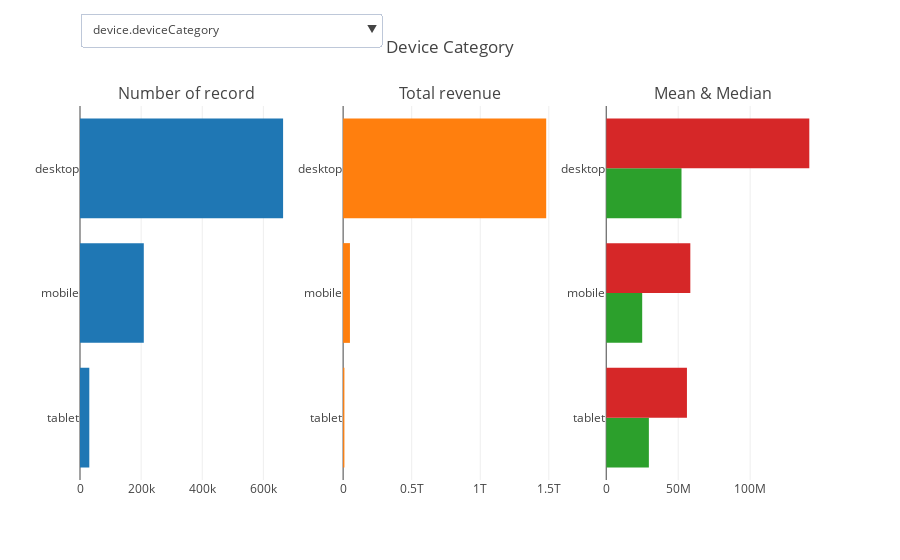

The notebook cell saved with this chart:
### Markdown cell above
## Plots

### Code cell
def make_button(var, title = '', max_row = 10, df = df_train, target_var = 'totals.transactionRevenue'):
    # create data for the 'updatemenus' used by plotly
    # agg data from var ~ target_vaar into size, count, mean, median
    # return dict()
    tmp = df[[var, target_var]].fillna(value={ var: -1 }).groupby(var)[target_var].agg(['size', 'sum', 'mean', 'median']) # use fillna for var, as groupby(var) doesn't work with na
    tmp = tmp.sort_values('size', ascending=False)[:max_row][::-1] # by defaul, take only the top 10 rows ordered by size
    tmp = {
        'x': [tmp['size'].values, tmp['sum'].values , tmp['mean'].values, tmp['median'].values],
        'y': [[str(i) for i in tmp.index.tolist()]] * 4, # str(i) to convert all to string, because some of the indexes are True, False
    }
    title = title or var
    return dict(args=[tmp, { 'title': title }], label=title, method='update') 

# plotting
## data
tmp = make_button('device.deviceCategory', 'Device Category')
x = tmp['args'][0]['x']
y = tmp['args'][0]['y'][0]

## trace
traces = [None] * 4
traces[0] = (go.Bar(x=x[0], y=y, orientation='h'))
traces[1] = (go.Bar(x=x[1], y=y, orientation='h'))
traces[2] = (go.Bar(x=x[3], y=y, orientation='h', name='Median')) # median goes first, the resulting bar graph will place median at the bottom
traces[3] = (go.Bar(x=x[2], y=y, orientation='h', name='Mean'))

## fig, subplot
fig = __import__('plotly').tools.make_subplots(1, 3, subplot_titles=['Number of record', 'Total revenue', 'Mean & Median'])
for i in range(3): fig.append_trace(traces[i], 1, i + 1)
fig.append_trace(traces[-1], 1, 3)

## fig, layout
fig.layout.title = tmp['args'][1]['title']
fig.layout.showlegend = False
fig.layout.updatemenus = list([
    dict(
        buttons=[make_button(i) for i in [
            'device.deviceCategory', 'device.operatingSystem', 'device.browser', 'device.isMobile',
            'geoNetwork.continent', 'geoNetwork.subContinent', 'geoNetwork.country', 'geoNetwork.region', 'geoNetwork.metro', 'geoNetwork.city', 'geoNetwork.networkDomain',
            'trafficSource.medium', 'trafficSource.campaign', 'trafficSource.isTrueDirect', 'trafficSource.adContent', 'trafficSource.adwordsClickInfo.adNetworkType',
        ]] + [make_button(i, max_row=31) for i in [
            'totals.bounces', 'totals.newVisits', 'totals.hits', 'totals.pageviews',
            'visitStartTime.month', 'visitStartTime.week', 'visitStartTime.day', 'visitStartTime.weekday', 'visitStartTime.hour'
        ]],
        direction = 'down',
        showactive = True,
        x = 0,
        xanchor = 'left',
        y = 1.25,
        yanchor = 'top' 
    ),
])

## now plot
py.iplot(fig)

# clean up for memory
%xdel make_button
%xdel tmp
%xdel traces
%xdel fig

### Figure 1 — Plotly figure (JSON) as saved in the notebook; plotly's stock layout.template omitted (floating-point values rounded to 4 significant figures)
{"data": [{"orientation": "h", "x": [30449, 208725, 664479], "y": ["tablet", "mobile", "desktop"], "type": "bar", "uid": "c3ac0aea-c941-11e8-9295-0242ac130002", "xaxis": "x", "yaxis": "y"}, {"orientation": "h", "x": [9421340000, 49785810000, 1480864090000], "y": ["tablet", "mobile", "desktop"], "type": "bar", "uid": "c3ac9730-c941-11e8-9295-0242ac130002", "xaxis": "x2", "yaxis": "y2"}, {"name": "Median", "orientation": "h", "x": [29630000, 24990000, 52300000], "y": ["tablet", "mobile", "desktop"], "type": "bar", "uid": "c3ad081e-c941-11e8-9295-0242ac130002", "xaxis": "x3", "yaxis": "y3"}, {"name": "Mean", "orientation": "h", "x": [56080000.0, 58430000.0, 141100000.0], "y": ["tablet", "mobile", "desktop"], "type": "bar", "uid": "c3ad7d76-c941-11e8-9295-0242ac130002", "xaxis": "x3", "yaxis": "y3"}], "layout": {"annotations": [{"font": {"size": 16}, "showarrow": false, "text": "Number of record", "x": 0.1444, "xanchor": "center", "xref": "paper", "y": 1, "yanchor": "bottom", "yref": "paper"}, {"font": {"size": 16}, "showarrow": false, "text": "Total revenue", "x": 0.5, "xanchor": "center", "xref": "paper", "y": 1, "yanchor": "bottom", "yref": "paper"}, {"font": {"size": 16}, "showarrow": false, "text": "Mean & Median", "x": 0.8556, "xanchor": "center", "xref": "paper", "y": 1, "yanchor": "bottom", "yref": "paper"}], "xaxis": {"anchor": "y", "domain": [0, 0.2889]}, "yaxis": {"anchor": "x", "domain": [0, 1]}, "xaxis2": {"anchor": "y2", "domain": [0.3556, 0.6444]}, "yaxis2": {"anchor": "x2", "domain": [0, 1]}, "xaxis3": {"anchor": "y3", "domain": [0.7111, 1]}, "yaxis3": {"anchor": "x3", "domain": [0, 1]}, "title": "Device Category", "showlegend": false, "updatemenus": [{"buttons": [{"args": [{"x": [[30449, 208725, 664479], [9421340000, 49785810000, 1480864090000], [56080000.0, 58430000.0, 141100000.0], [29630000, 24990000, 52300000]], "y": [["tablet", "mobile", "desktop"], ["tablet", "mobile", "desktop"], ["tablet", "mobile", "desktop"], ["tablet", "mobile", "desktop"]]}, {"title": "device.deviceCategory"}], "label": "device.deviceCategory", "method": "update"}, {"args": [{"x": [[218, 280, 1216, 4695, 26337, 35034, 107665, 123892, 253938, 350072], [0, 0, 26400000, 0, 183937750000, 43910400000, 22166900000, 36341280000, 856375790000, 397312720000], [null, null, 26400000, null, 185000000.0, 56150000.0, 41360000.0, 77820000.0, 133300000.0, 172100000.0], [null, null, 26400000, null, 71430000, 39990000, 24990000, 25990000, 55990000, 43940000]], "y": [["BlackBerry", "Samsung", "Windows Phone", "(not set)", "Chrome OS", "Linux", "iOS", "Android", "Macintosh", "Windows"], ["BlackBerry", "Samsung", "Windows Phone", "(not set)", "Chrome OS", "Linux", "iOS", "Android", "Macintosh", "Windows"], ["BlackBerry", "Samsung", "Windows Phone", "(not set)", "Chrome OS", "Linux", "iOS", "Android", "Macintosh", "Windows"], ["BlackBerry", "Samsung", "Windows Phone", "(not set)", "Chrome OS", "Linux", "iOS", "Android", "Macintosh", "Windows"]]}, {"title": "device.operatingSystem"}], "label": "device.operatingSystem", "method": "update"}, {"args": [{"x": [[2427, 5643, 6139, 6850, 7865, 10205, 19375, 37069, 182245, 620364], [0, 215350000, 0, 153770000, 114850000, 6482970000, 8255550000, 89316320000, 52397480000, 1383104960000], [null, 43070000, null, 12810000.0, 19140000.0, 111800000.0, 75740000.0, 467600000.0, 67180000.0, 133600000.0], [null, 37920000, null, 12475000, 13980000, 30470000, 33980000, 39890000, 27965000, 52060000]], "y": [["UC Browser", "Opera", "Opera Mini", "Safari (in-app)", "Android Webview", "Edge", "Internet Explorer", "Firefox", "Safari", "Chrome"], ["UC Browser", "Opera", "Opera Mini", "Safari (in-app)", "Android Webview", "Edge", "Internet Explorer", "Firefox", "Safari", "Chrome"], ["UC Browser", "Opera", "Opera Mini", "Safari (in-app)", "Android Webview", "Edge", "Internet Explorer", "Firefox", "Safari", "Chrome"], ["UC Browser", "Opera", "Opera Mini", "Safari (in-app)", "Android Webview", "Edge", "Internet Explorer", "Firefox", "Safari", "Chrome"]]}, {"title": "device.browser"}], "label": "device.browser", "method": "update"}, {"args": [{"x": [[239123, 664530], [59239610000, 1480831630000], [58080000.0, 141100000.0], [25380000, 52300000]], "y": [["True", "False"], ["True", "False"], ["True", "False"], ["True", "False"]]}, {"title": "device.isMobile"}], "label": "device.isMobile", "method": "update"}, {"args": [{"x": [[1468, 14745, 15054, 198311, 223698, 450377], [769780000, 8687760000, 1793230000, 6747030000, 17401840000, 1504671600000], [128300000.0, 1085970000, 128100000.0, 85410000.0, 139214720, 133400000.0], [130470000, 1548700000, 67155000, 38790000, 55970000, 49410000]], "y": [["(not set)", "Africa", "Oceania", "Europe", "Asia", "Americas"], ["(not set)", "Africa", "Oceania", "Europe", "Asia", "Americas"], ["(not set)", "Africa", "Oceania", "Europe", "Asia", "Americas"], ["(not set)", "Africa", "Oceania", "Europe", "Asia", "Americas"]]}, {"title": "geoNetwork.continent"}], "label": "geoNetwork.continent", "method": "update"}, {"args": [{"x": [[35780, 38443, 41731, 45249, 46919, 58168, 59114, 59321, 77800, 390657], [964010000, 1781040000, 15937310000, 946800000, 11075220000, 1993880000, 2842340000, 754610000, 3755990000, 1485265190000], [120501250, 84810000.0, 162600000.0, 67630000.0, 187700000.0, 73850000.0, 94740000.0, 68600000.0, 117400000.0, 133300000.0], [100380000, 59990000, 101580000, 33035000, 47570000, 33590000, 52995000, 31980000, 107940000, 48780000]], "y": [["Southern Europe", "Western Asia", "South America", "Eastern Europe", "Eastern Asia", "Northern Europe", "Western Europe", "Southern Asia", "Southeast Asia", "Northern America"], ["Southern Europe", "Western Asia", "South America", "Eastern Europe", "Eastern Asia", "Northern Europe", "Western Europe", "Southern Asia", "Southeast Asia", "Northern America"], ["Southern Europe", "Western Asia", "South America", "Eastern Europe", "Eastern Asia", "Northern Europe", "Western Europe", "Southern Asia", "Southeast Asia", "Northern America"], ["Southern Europe", "Western Asia", "South America", "Eastern Europe", "Eastern Asia", "Northern Europe", "Western Europe", "Southern Asia", "Southeast Asia", "Northern America"]]}, {"title": "geoNetwork.subContinent"}], "label": "geoNetwork.subContinent", "method": "update"}, {"args": [{"x": [[19731, 19783, 19980, 20123, 20522, 24598, 25869, 37393, 51140, 364744], [6728990000, 641830000, 549340000, 462710000, 102410000, 0, 32824540000, 1689450000, 696660000, 1452440650000], [395800000.0, 64183000, 68667500, 92542000, 51205000, null, 172800000.0, 105590625, 69666000, 132600000.0], [45940000, 38180000, 46985000, 110960000, 51205000, null, 48135000, 43940000, 30295000, 48780000]], "y": [["Japan", "Brazil", "Germany", "Thailand", "Turkey", "Vietnam", "Canada", "United Kingdom", "India", "United States"], ["Japan", "Brazil", "Germany", "Thailand", "Turkey", "Vietnam", "Canada", "United Kingdom", "India", "United States"], ["Japan", "Brazil", "Germany", "Thailand", "Turkey", "Vietnam", "Canada", "United Kingdom", "India", "United States"], ["Japan", "Brazil", "Germany", "Thailand", "Turkey", "Vietnam", "Canada", "United Kingdom", "India", "United States"]]}, {"title": "geoNetwork.country"}], "label": "geoNetwork.country", "method": "update"}, {"args": [{"x": [[7250, 7585, 7642, 7709, 8749, 13198, 26433, 27827, 107495, 508229], [0, 72912880000, 35179950000, 164920000, 28658860000, 1460000000, 220160460000, 5308130000, 375498240000, 646161110000], [null, 172400000.0, 104700000.0, 82460000, 94580000.0, 132700000.0, 146100000.0, 115400000.0, 113600000.0, 141100000.0], [null, 87600000, 48170000, 82460000, 46380000, 33980000, 58380000, 86635000, 50000000, 42600000]], "y": [["Ho Chi Minh", "Illinois", "Washington", "Bangkok", "Texas", "England", "New York", "(not set)", "California", "not available in demo dataset"], ["Ho Chi Minh", "Illinois", "Washington", "Bangkok", "Texas", "England", "New York", "(not set)", "California", "not available in demo dataset"], ["Ho Chi Minh", "Illinois", "Washington", "Bangkok", "Texas", "England", "New York", "(not set)", "California", "not available in demo dataset"], ["Ho Chi Minh", "Illinois", "Washington", "Bangkok", "Texas", "England", "New York", "(not set)", "California", "not available in demo dataset"]]}, {"title": "geoNetwork.region"}], "label": "geoNetwork.region", "method": "update"}, {"args": [{"x": [[3380, 3790, 7585, 7642, 9995, 12571, 26917, 95913, 201766, 508229], [10610570000, 20804980000, 72912880000, 35179950000, 51332270000, 1460000000, 221318080000, 320036450000, 42386700000, 646161110000], [108300000.0, 99070000.0, 172400000.0, 104700000.0, 149700000.0, 132700000.0, 145800000.0, 109600000.0, 157600000.0, 141100000.0], [59990000, 55300000, 87600000, 48170000, 55990000, 33980000, 59290000, 49580000, 78270000, 42600000]], "y": [["Washington DC (Hagerstown MD)", "Austin TX", "Chicago IL", "Seattle-Tacoma WA", "Los Angeles CA", "London", "New York NY", "San Francisco-Oakland-San Jose CA", "(not set)", "not available in demo dataset"], ["Washington DC (Hagerstown MD)", "Austin TX", "Chicago IL", "Seattle-Tacoma WA", "Los Angeles CA", "London", "New York NY", "San Francisco-Oakland-San Jose CA", "(not set)", "not available in demo dataset"], ["Washington DC (Hagerstown MD)", "Austin TX", "Chicago IL", "Seattle-Tacoma WA", "Los Angeles CA", "London", "New York NY", "San Francisco-Oakland-San Jose CA", "(not set)", "not available in demo dataset"], ["Washington DC (Hagerstown MD)", "Austin TX", "Chicago IL", "Seattle-Tacoma WA", "Los Angeles CA", "London", "New York NY", "San Francisco-Oakland-San Jose CA", "(not set)", "not available in demo dataset"]]}, {"title": "geoNetwork.metro"}], "label": "geoNetwork.metro", "method": "update"}, {"args": [{"x": [[7709, 8670, 10295, 12607, 13086, 20329, 26371, 34262, 40884, 508229], [164920000, 41896330000, 18729180000, 1460000000, 39393580000, 100873960000, 220143510000, 4355090000, 126103680000, 646161110000], [82460000, 144970000, 92720000.0, 132700000.0, 86580000.0, 138400000.0, 146200000.0, 88880000.0, 104300000.0, 141100000.0], [82460000, 55900000, 55895000, 33980000, 44790000, 57560000, 58490000, 59770000, 44790000, 42600000]], "y": [["Bangkok", "Los Angeles", "San Jose", "London", "Sunnyvale", "San Francisco", "New York", "(not set)", "Mountain View", "not available in demo dataset"], ["Bangkok", "Los Angeles", "San Jose", "London", "Sunnyvale", "San Francisco", "New York", "(not set)", "Mountain View", "not available in demo dataset"], ["Bangkok", "Los Angeles", "San Jose", "London", "Sunnyvale", "San Francisco", "New York", "(not set)", "Mountain View", "not available in demo dataset"], ["Bangkok", "Los Angeles", "San Jose", "London", "Sunnyvale", "San Francisco", "New York", "(not set)", "Mountain View", "not available in demo dataset"]]}, {"title": "geoNetwork.city"}], "label": "geoNetwork.city", "method": "update"}, {"args": [{"x": [[6046, 6414, 7919, 9985, 13228, 13637, 14827, 28743, 146034, 244881], [140590000, 62270000, 669810000, 146146410000, 17460000, 52918970000, 30132180000, 123169570000, 34901540000, 848264070000], [140590000, 62270000, 60890000.0, 497100000.0, 17460000, 112800000.0, 82780000.0, 131900000.0, 87253850, 127700000.0], [140590000, 62270000, 40970000, 50625000, 17460000, 50000000, 39950000, 46175000, 39670000, 51990000]], "y": [["3bb.co.th", "virginm.net", "hinet.net", "comcastbusiness.net", "ttnet.com.tr", "verizon.net", "rr.com", "comcast.net", "unknown.unknown", "(not set)"], ["3bb.co.th", "virginm.net", "hinet.net", "comcastbusiness.net", "ttnet.com.tr", "verizon.net", "rr.com", "comcast.net", "unknown.unknown", "(not set)"], ["3bb.co.th", "virginm.net", "hinet.net", "comcastbusiness.net", "ttnet.com.tr", "verizon.net", "rr.com", "comcast.net", "unknown.unknown", "(not set)"], ["3bb.co.th", "virginm.net", "hinet.net", "comcastbusiness.net", "ttnet.com.tr", "verizon.net", "rr.com", "comcast.net", "unknown.unknown", "(not set)"]]}, {"title": "geoNetwork.networkDomain"}], "label": "geoNetwork.networkDomain", "method": "update"}, {"args": [{"x": [[120, 6262, 16403, 25326, 143026, 330955, 381561], [9990000, 78337460000, 597380000, 43558900000, 434840550000, 656346450000, 326380510000], [9990000, 551700000.0, 66380000.0, 93070000.0, 212900000.0, 121200000.0, 94930000.0], [9990000, 78925000, 20990000, 39990000, 58770000, 55210000, 38955000]], "y": [["(not set)", "cpm", "affiliate", "cpc", "(none)", "referral", "organic"], ["(not set)", "cpm", "affiliate", "cpc", "(none)", "referral", "organic"], ["(not set)", "cpm", "affiliate", "cpc", "(none)", "referral", "organic"], ["(not set)", "cpm", "affiliate", "cpc", "(none)", "referral", "organic"]]}, {"title": "trafficSource.medium"}], "label": "trafficSource.medium", "method": "update"}, {"args": [{"x": [[1, 4, 46, 50, 96, 392, 7070, 14244, 16403, 865347], [0, 0, 77820000, 22950000, 0, 42000000, 15417820000, 27132550000, 597380000, 1496780720000], [null, null, 77820000, 22950000, null, 42000000, 118600000.0, 84000000.0, 66380000.0, 135500000.0], [null, null, 77820000, 22950000, null, 42000000, 39485000, 39870000, 20990000, 49960000]], "y": [["Data Share", "All Products", "AW - Apparel", "Retail (DO NOT EDIT owners nophakun and tianyu)", "AW - Electronics", "test-liyuhz", "AW - Accessories", "AW - Dynamic Search Ads Whole Site", "Data Share Promo", "(not set)"], ["Data Share", "All Products", "AW - Apparel", "Retail (DO NOT EDIT owners nophakun and tianyu)", "AW - Electronics", "test-liyuhz", "AW - Accessories", "AW - Dynamic Search Ads Whole Site", "Data Share Promo", "(not set)"], ["Data Share", "All Products", "AW - Apparel", "Retail (DO NOT EDIT owners nophakun and tianyu)", "AW - Electronics", "test-liyuhz", "AW - Accessories", "AW - Dynamic Search Ads Whole Site", "Data Share Promo", "(not set)"], ["Data Share", "All Products", "AW - Apparel", "Retail (DO NOT EDIT owners nophakun and tianyu)", "AW - Electronics", "test-liyuhz", "AW - Accessories", "AW - Dynamic Search Ads Whole Site", "Data Share Promo", "(not set)"]]}, {"title": "trafficSource.campaign"}], "label": "trafficSource.campaign", "method": "update"}, {"args": [{"x": [[274005, 629648], [1142598990000, 397472250000], [163100000.0, 88110000.0], [56295000, 40960000]], "y": [["True", "-1"], ["True", "-1"], ["True", "-1"], ["True", "-1"]]}, {"title": "trafficSource.isTrueDirect"}], "label": "trafficSource.isTrueDirect", "method": "update"}, {"args": [{"x": [[155, 251, 392, 489, 610, 822, 967, 1245, 5122, 892707], [0, 0, 42000000, 0, 0, 262380000, 302310000, 163420000, 14958310000, 1523862540000], [null, null, 42000000, null, null, 52476000, 100770000, 40855000, 127800000.0, 134000000.0], [null, null, 42000000, null, null, 41980000, 106360000, 25230000, 41810000, 49580000]], "y": [["{KeyWord:Google Merchandise}", "{KeyWord:Google Brand Items}", "Display Ad created 3/11/15", "Ad from 11/3/16", "Ad from 12/13/16", "Full auto ad IMAGE ONLY", "Display Ad created 3/11/14", "Google Online Store", "Google Merchandise Collection", "-1"], ["{KeyWord:Google Merchandise}", "{KeyWord:Google Brand Items}", "Display Ad created 3/11/15", "Ad from 11/3/16", "Ad from 12/13/16", "Full auto ad IMAGE ONLY", "Display Ad created 3/11/14", "Google Online Store", "Google Merchandise Collection", "-1"], ["{KeyWord:Google Merchandise}", "{KeyWord:Google Brand Items}", "Display Ad created 3/11/15", "Ad from 11/3/16", "Ad from 12/13/16", "Full auto ad IMAGE ONLY", "Display Ad created 3/11/14", "Google Online Store", "Google Merchandise Collection", "-1"], ["{KeyWord:Google Merchandise}", "{KeyWord:Google Brand Items}", "Display Ad created 3/11/15", "Ad from 11/3/16", "Ad from 12/13/16", "Full auto ad IMAGE ONLY", "Display Ad created 3/11/14", "Google Online Store", "Google Merchandise Collection", "-1"]]}, {"title": "trafficSource.adContent"}], "label": "trafficSource.adContent", "method": "update"}, {"args": [{"x": [[7, 21453, 882193], [0, 42628190000, 1497443050000], [null, 93890000.0, 135400000.0], [null, 39925000, 49960000]], "y": [["Search partners", "Google Search", "-1"], ["Search partners", "Google Search", "-1"], ["Search partners", "Google Search", "-1"], ["Search partners", "Google Search", "-1"]]}, {"title": "trafficSource.adwordsClickInfo.adNetworkType"}], "label": "trafficSource.adwordsClickInfo.adNetworkType", "method": "update"}, {"args": [{"x": [[450630, 453023], [0, 1540071240000], [null, 133700000.0], [null, 49450000]], "y": [["1.0", "-1.0"], ["1.0", "-1.0"], ["1.0", "-1.0"], ["1.0", "-1.0"]]}, {"title": "totals.bounces"}], "label": "totals.bounces", "method": "update"}, {"args": [{"x": [[], [], [], []], "y": [[], [], [], []]}, {"title": "totals.newVisits"}], "label": "totals.newVisits", "method": "update"}, {"args": [{"x": [[1104, 1289, 1291, 1406, 1504, 1718, 1925, 2126, 2190, 2477, 2798, 3064, 3291, 3755, 4130, 4716, 5384, 6194, 6881, 7879, 9264, 10640, 12959, 15484, 19518, 23918, 30939, 42444, 70402, 137952, 446754], [25197190000, 28029160000, 19055060000, 23709130000, 25093750000, 31692760000, 23434830000, 28862060000, 26345770000, 20789130000, 25864510000, 30733630000, 34044970000, 23881050000, 39547520000, 34918280000, 33981990000, 25839010000, 22996820000, 19903980000, 21338920000, 13123000000, 10262070000, 5465470000, 1235570000, 335510000, 2282030000, 994300000, 211180000, 1214500000, 0], [121700000.0, 107400000.0, 85830000.0, 88800000.0, 95410000.0, 113600000.0, 87120000.0, 98840000.0, 84710000.0, 71690000.0, 82630000.0, 93420000.0, 98680000.0, 63682800, 113600000.0, 96460000.0, 95990000.0, 74250000.0, 73470000.0, 77150000.0, 110600000.0, 106700000.0, 109200000.0, 101200000.0, 65030000, 37280000.0, 190200000.0, 124287500, 70390000.0, 303625000, null], [51170000, 47820000, 44790000, 46370000, 48790000, 39990000, 43170000, 41300000, 42380000, 37235000, 36950000, 33980000, 35980000, 33590000, 33590000, 33590000, 41990000, 33590000, 31980000, 33590000, 37570000, 35040000, 34990000, 42390000, 47910000, 30000000, 38365000, 43705000, 83990000, 69265000, null]], "y": [["31", "30", "29", "28", "27", "26", "25", "24", "23", "22", "21", "20", "19", "18", "17", "16", "15", "14", "13", "12", "11", "10", "9", "8", "7", "6", "5", "4", "3", "2", "1"], ["31", "30", "29", "28", "27", "26", "25", "24", "23", "22", "21", "20", "19", "18", "17", "16", "15", "14", "13", "12", "11", "10", "9", "8", "7", "6", "5", "4", "3", "2", "1"], ["31", "30", "29", "28", "27", "26", "25", "24", "23", "22", "21", "20", "19", "18", "17", "16", "15", "14", "13", "12", "11", "10", "9", "8", "7", "6", "5", "4", "3", "2", "1"], ["31", "30", "29", "28", "27", "26", "25", "24", "23", "22", "21", "20", "19", "18", "17", "16", "15", "14", "13", "12", "11", "10", "9", "8", "7", "6", "5", "4", "3", "2", "1"]]}, {"title": "totals.hits"}], "label": "totals.hits", "method": "update"}, {"args": [{"x": [[847, 873, 875, 1091, 1143, 1318, 1413, 1567, 1722, 1949, 2211, 2409, 2682, 3150, 3511, 4010, 4720, 5291, 6197, 7097, 8671, 10104, 12585, 15272, 19476, 24688, 33411, 45192, 73835, 143770, 452522], [30129730000, 38738990000, 22618990000, 28177380000, 32158260000, 44145580000, 28989720000, 39805420000, 41056320000, 50568120000, 39831050000, 35544600000, 28747320000, 37637410000, 40509510000, 41423170000, 40426750000, 49535870000, 42635380000, 26888590000, 37492290000, 24024950000, 14481070000, 8490440000, 1555710000, 335510000, 2717940000, 994300000, 211180000, 1214500000, 0], [125500000.0, 162800000.0, 93470000.0, 112300000.0, 120000000.0, 133400000.0, 97610000.0, 114700000.0, 122900000.0, 137800000.0, 97860000.0, 89530000.0, 78330000.0, 83450000.0, 91030000.0, 86660000.0, 85830000.0, 106100000.0, 94120000.0, 69840000.0, 100200000.0, 93480000.0, 106500000.0, 102300000.0, 62228400, 37280000.0, 209100000.0, 124287500, 70390000.0, 303625000, null], [56365000, 56445000, 44790000, 55170000, 49785000, 55310000, 46950000, 48220000, 47975000, 45940000, 44790000, 38980000, 40770000, 34990000, 40140000, 33985000, 33990000, 40770000, 33590000, 33590000, 33590000, 39990000, 34145000, 34990000, 47910000, 30000000, 39760000, 43705000, 83990000, 69265000, null]], "y": [["31.0", "30.0", "29.0", "28.0", "27.0", "26.0", "25.0", "24.0", "23.0", "22.0", "21.0", "20.0", "19.0", "18.0", "17.0", "16.0", "15.0", "14.0", "13.0", "12.0", "11.0", "10.0", "9.0", "8.0", "7.0", "6.0", "5.0", "4.0", "3.0", "2.0", "1.0"], ["31.0", "30.0", "29.0", "28.0", "27.0", "26.0", "25.0", "24.0", "23.0", "22.0", "21.0", "20.0", "19.0", "18.0", "17.0", "16.0", "15.0", "14.0", "13.0", "12.0", "11.0", "10.0", "9.0", "8.0", "7.0", "6.0", "5.0", "4.0", "3.0", "2.0", "1.0"], ["31.0", "30.0", "29.0", "28.0", "27.0", "26.0", "25.0", "24.0", "23.0", "22.0", "21.0", "20.0", "19.0", "18.0", "17.0", "16.0", "15.0", "14.0", "13.0", "12.0", "11.0", "10.0", "9.0", "8.0", "7.0", "6.0", "5.0", "4.0", "3.0", "2.0", "1.0"], ["31.0", "30.0", "29.0", "28.0", "27.0", "26.0", "25.0", "24.0", "23.0", "22.0", "21.0", "20.0", "19.0", "18.0", "17.0", "16.0", "15.0", "14.0", "13.0", "12.0", "11.0", "10.0", "9.0", "8.0", "7.0", "6.0", "5.0", "4.0", "3.0", "2.0", "1.0"]]}, {"title": "totals.pageviews"}], "label": "totals.pageviews", "method": "update"}, {"args": [{"x": [[62138, 63425, 64445, 65333, 67156, 70053, 71157, 71793, 77351, 80074, 97114, 113614], [108481800000, 122303700000, 97173750000, 121299990000, 158243320000, 131620960000, 125865920000, 123368930000, 164944760000, 157559910000, 113117870000, 116090330000], [152100000.0, 129100000.0, 140800000.0, 108500000.0, 171800000.0, 148700000.0, 147000000.0, 120500000.0, 140600000.0, 111800000.0, 129400000.0, 128300000.0], [44790000, 45810000, 44880000, 43550000, 50970000, 56970000, 59585000, 43240000, 62150000, 44790000, 49320000, 46790000]], "y": [["2", "6", "1", "5", "4", "3", "9", "7", "8", "12", "10", "11"], ["2", "6", "1", "5", "4", "3", "9", "7", "8", "12", "10", "11"], ["2", "6", "1", "5", "4", "3", "9", "7", "8", "12", "10", "11"], ["2", "6", "1", "5", "4", "3", "9", "7", "8", "12", "10", "11"]]}, {"title": "visitStartTime.month"}], "label": "visitStartTime.month", "method": "update"}, {"args": [{"x": [[15769, 16198, 16236, 16279, 16301, 16358, 16436, 16483, 16628, 16652, 16678, 16694, 16819, 16863, 16959, 17070, 17077, 17230, 17265, 19413, 19958, 20714, 20812, 21145, 23611, 25184, 25520, 25994, 26240, 27326, 27773], [24225260000, 26276220000, 52499710000, 41139560000, 29727300000, 40934520000, 57919010000, 18515230000, 41324980000, 25253530000, 30929340000, 44313970000, 20261400000, 23846660000, 23541290000, 25904930000, 35274110000, 34160710000, 34409730000, 25491730000, 53974860000, 22478930000, 51525490000, 38687530000, 32923950000, 25296730000, 20837840000, 21525980000, 23990750000, 28001170000, 39443790000], [121126300, 105104880, 175600000.0, 221200000.0, 146400000.0, 176400000.0, 266900000.0, 118700000.0, 155900000.0, 90510000.0, 137500000.0, 240800000.0, 98840000.0, 123600000.0, 95700000.0, 124500000.0, 129200000.0, 141200000.0, 114699100, 126200000.0, 112700000.0, 102200000.0, 124200000.0, 160500000.0, 167100000.0, 128400000.0, 106900000.0, 131300000.0, 123700000.0, 132100000.0, 124800000.0], [61675000, 42635000, 76550000, 63155000, 55990000, 41990000, 52070000, 44790000, 44290000, 42170000, 50970000, 72850000, 50970000, 41990000, 37835000, 55765000, 63040000, 47965000, 63070000, 49990000, 44790000, 49190000, 51930000, 50740000, 50000000, 47700000, 51160000, 44790000, 47040000, 44790000, 45980000]], "y": [["36", "30", "34", "12", "39", "7", "14", "4", "29", "28", "13", "37", "38", "26", "20", "35", "32", "17", "33", "41", "50", "40", "49", "31", "42", "44", "45", "47", "43", "46", "48"], ["36", "30", "34", "12", "39", "7", "14", "4", "29", "28", "13", "37", "38", "26", "20", "35", "32", "17", "33", "41", "50", "40", "49", "31", "42", "44", "45", "47", "43", "46", "48"], ["36", "30", "34", "12", "39", "7", "14", "4", "29", "28", "13", "37", "38", "26", "20", "35", "32", "17", "33", "41", "50", "40", "49", "31", "42", "44", "45", "47", "43", "46", "48"], ["36", "30", "34", "12", "39", "7", "14", "4", "29", "28", "13", "37", "38", "26", "20", "35", "32", "17", "33", "41", "50", "40", "49", "31", "42", "44", "45", "47", "43", "46", "48"]]}, {"title": "visitStartTime.week"}], "label": "visitStartTime.week", "method": "update"}, {"args": [{"x": [[18030, 26221, 26411, 28024, 28545, 28650, 28729, 28795, 28825, 28925, 29019, 29083, 29135, 29144, 29151, 29365, 29551, 29715, 29731, 29951, 30111, 30208, 30223, 30259, 30310, 30462, 30884, 31207, 31311, 31836, 31842], [38560160000, 43730310000, 38063040000, 34394900000, 58425500000, 43996020000, 74729670000, 55270450000, 40013670000, 65926160000, 44837160000, 45774830000, 52159180000, 49800030000, 52929910000, 35954780000, 40223010000, 48992710000, 44635940000, 53189290000, 53396390000, 23827410000, 47252500000, 55677660000, 45963620000, 56842230000, 67309490000, 39939370000, 53781790000, 75459800000, 59014260000], [163400000.0, 129800000.0, 113600000.0, 103300000.0, 133100000.0, 132500000.0, 181800000.0, 141000000.0, 123100000.0, 165600000.0, 130300000.0, 130000000.0, 132400000.0, 123600000.0, 109800000.0, 111000000.0, 119400000.0, 132400000.0, 140400000.0, 138154000, 128000000.0, 79960000.0, 127700000.0, 154200000.0, 118200000.0, 142500000.0, 153300000.0, 116100000.0, 123100000.0, 188649500, 142500000.0], [53335000, 44790000, 48890000, 54360000, 54360000, 44895000, 54440000, 51170000, 45670000, 47455000, 46930000, 55990000, 52615000, 50970000, 46980000, 43845000, 49960000, 55990000, 52720000, 48670000, 44770000, 42585000, 50180000, 49170000, 44790000, 50000000, 44790000, 53710000, 50000000, 49180000, 48000000]], "y": [["31", "30", "29", "11", "13", "23", "14", "7", "25", "18", "22", "8", "10", "9", "12", "3", "2", "6", "24", "28", "19", "4", "15", "27", "20", "21", "16", "26", "17", "5", "1"], ["31", "30", "29", "11", "13", "23", "14", "7", "25", "18", "22", "8", "10", "9", "12", "3", "2", "6", "24", "28", "19", "4", "15", "27", "20", "21", "16", "26", "17", "5", "1"], ["31", "30", "29", "11", "13", "23", "14", "7", "25", "18", "22", "8", "10", "9", "12", "3", "2", "6", "24", "28", "19", "4", "15", "27", "20", "21", "16", "26", "17", "5", "1"], ["31", "30", "29", "11", "13", "23", "14", "7", "25", "18", "22", "8", "10", "9", "12", "3", "2", "6", "24", "28", "19", "4", "15", "27", "20", "21", "16", "26", "17", "5", "1"]]}, {"title": "visitStartTime.day"}], "label": "visitStartTime.day", "method": "update"}, {"args": [{"x": [[95117, 101410, 134368, 135485, 143015, 146410, 147848], [63252740000, 77774600000, 263522250000, 251445370000, 281713930000, 302328800000, 300033550000], [77900000.0, 87580000.0, 136800000.0, 129400000.0, 144000000.0, 147500000.0, 154800000.0], [41590000, 41975000, 51960000, 49980000, 51080000, 54425000, 50000000]], "y": [["6", "5", "4", "0", "3", "1", "2"], ["6", "5", "4", "0", "3", "1", "2"], ["6", "5", "4", "0", "3", "1", "2"], ["6", "5", "4", "0", "3", "1", "2"]]}, {"title": "visitStartTime.weekday"}], "label": "visitStartTime.weekday", "method": "update"}, {"args": [{"x": [[29584, 29696, 29869, 29942, 30184, 30889, 30904, 31121, 31235, 32063, 32512, 33482, 34487, 35690, 39584, 40176, 44057, 44490, 46753, 47911, 48092, 49039, 50797, 51096], [24812970000, 13246100000, 7409810000, 34342490000, 5866270000, 9655550000, 10048420000, 10748610000, 36967370000, 50839910000, 55662530000, 60611860000, 21489860000, 66599380000, 89913380000, 62449340000, 104293410000, 89476410000, 150983420000, 131365990000, 122407920000, 102336100000, 131075500000, 147468640000], [86460000.0, 98850000.0, 151200000.0, 88510000.0, 130400000.0, 125400000.0, 143500000.0, 92660000.0, 93830000.0, 105500000.0, 113597000, 102200000.0, 141400000.0, 106000000.0, 115100000.0, 188700000.0, 125800000.0, 175400000.0, 170800000.0, 143400000.0, 161700000.0, 136800000.0, 141400000.0, 159100000.0], [43710000, 44385000, 43930000, 44790000, 29980000, 47570000, 43585000, 49480000, 39990000, 43040000, 46380000, 45960000, 51480000, 42505000, 44790000, 57580000, 50430000, 59980000, 50010000, 54690000, 57840000, 55990000, 49800000, 55550000]], "y": [["5", "6", "10", "4", "9", "8", "11", "7", "3", "2", "1", "0", "12", "23", "22", "13", "21", "14", "20", "19", "15", "16", "17", "18"], ["5", "6", "10", "4", "9", "8", "11", "7", "3", "2", "1", "0", "12", "23", "22", "13", "21", "14", "20", "19", "15", "16", "17", "18"], ["5", "6", "10", "4", "9", "8", "11", "7", "3", "2", "1", "0", "12", "23", "22", "13", "21", "14", "20", "19", "15", "16", "17", "18"], ["5", "6", "10", "4", "9", "8", "11", "7", "3", "2", "1", "0", "12", "23", "22", "13", "21", "14", "20", "19", "15", "16", "17", "18"]]}, {"title": "visitStartTime.hour"}], "label": "visitStartTime.hour", "method": "update"}], "direction": "down", "showactive": true, "x": 0, "xanchor": "left", "y": 1.25, "yanchor": "top"}]}}
